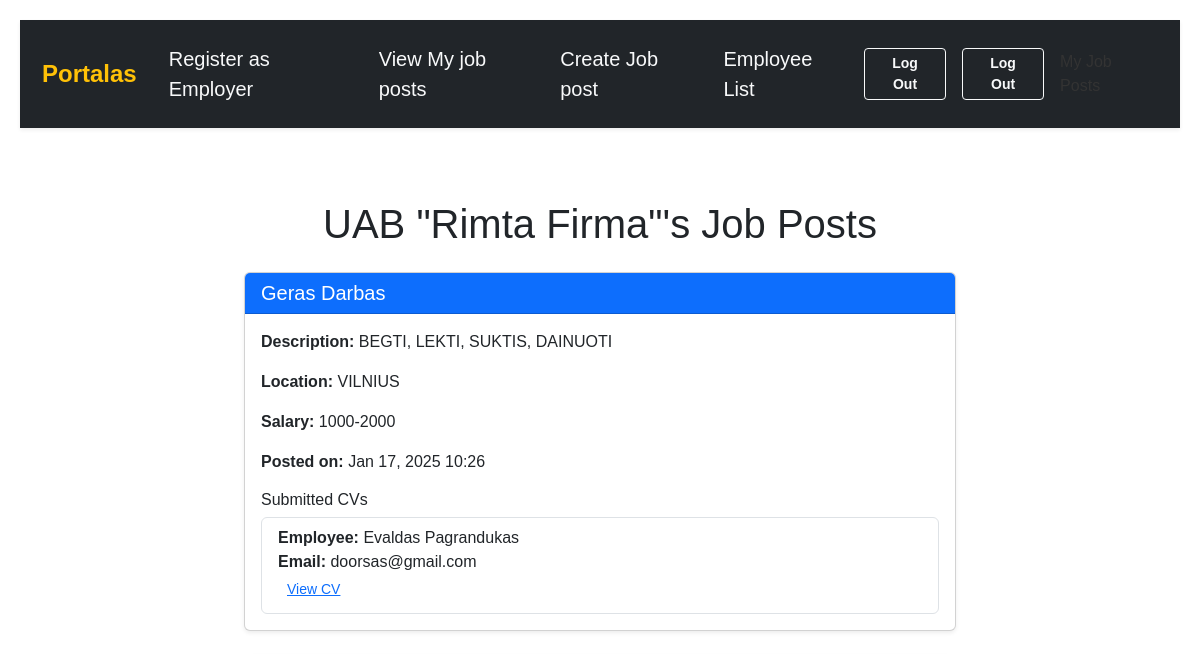
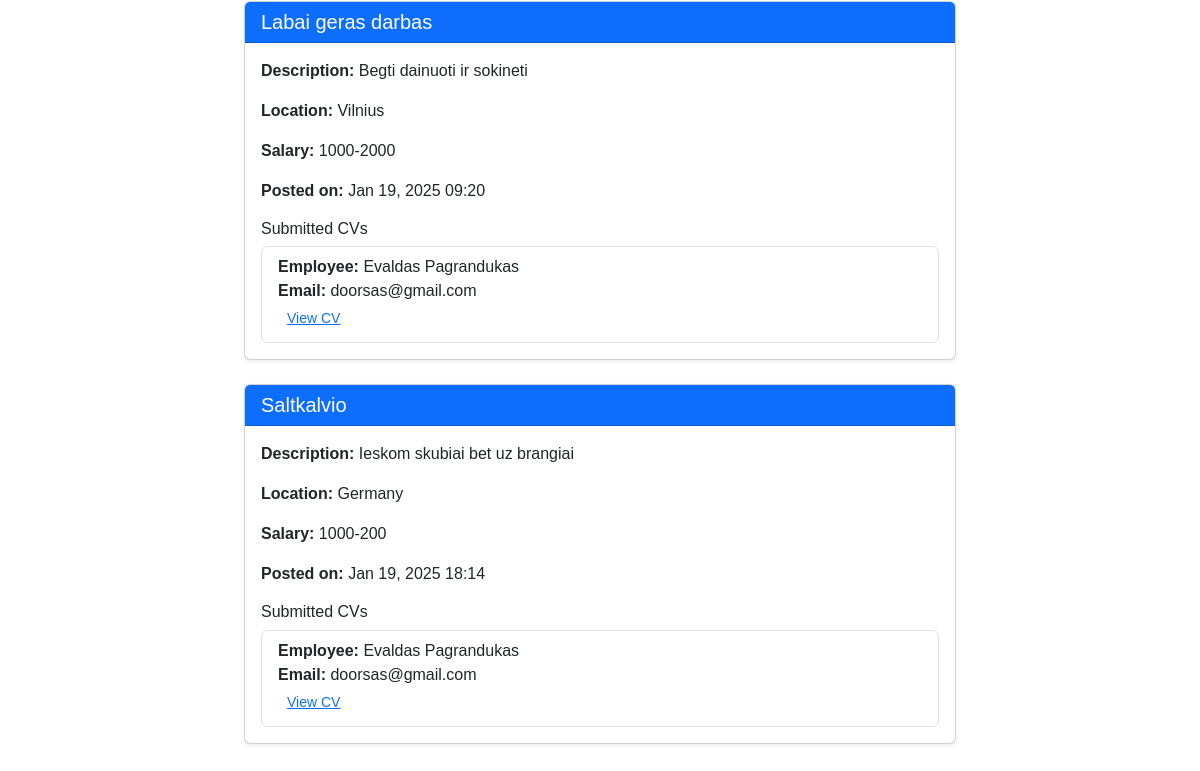
The app's page /employer/job-posts/ (signed in), older data (2 pictures, top to bottom).
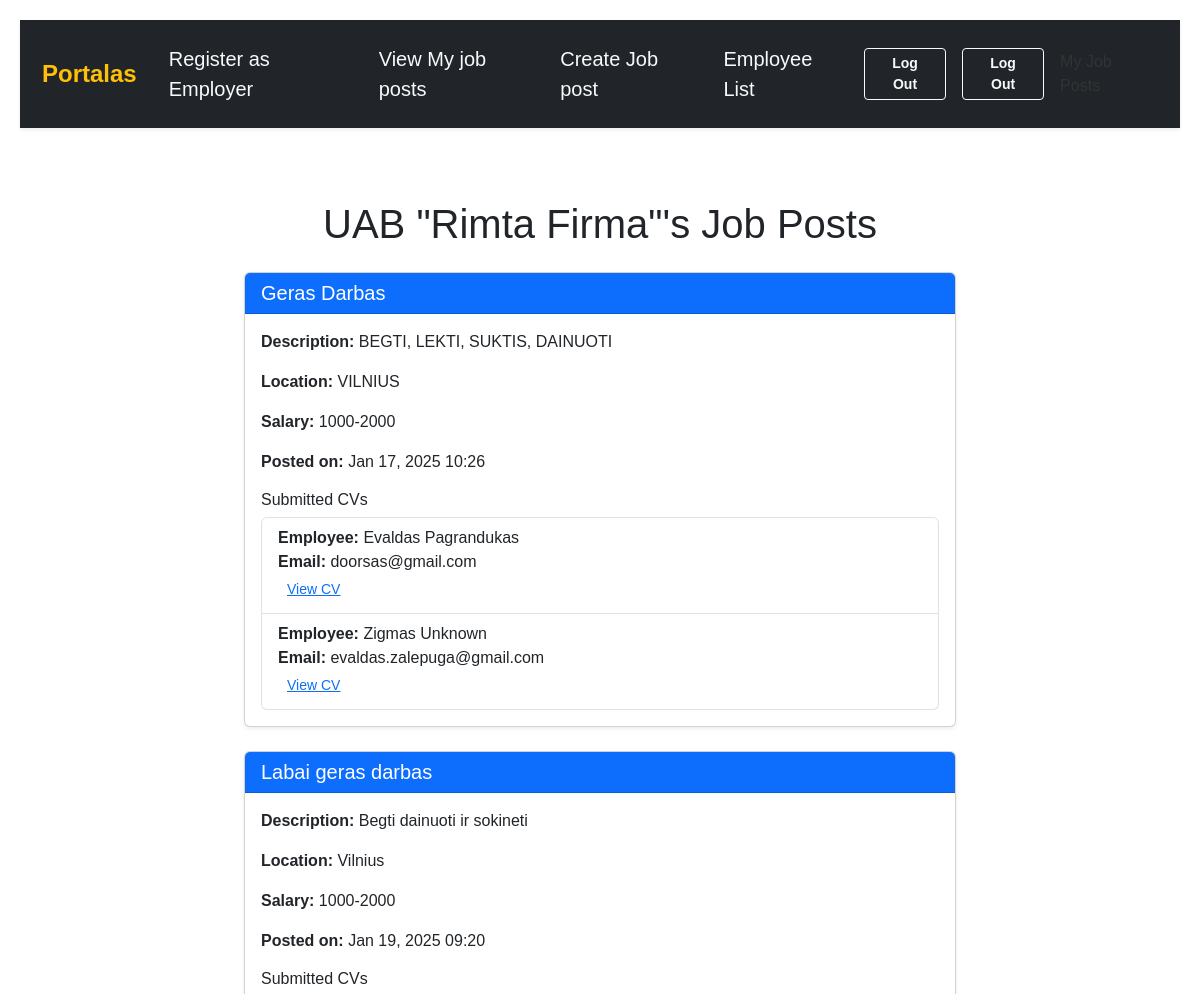
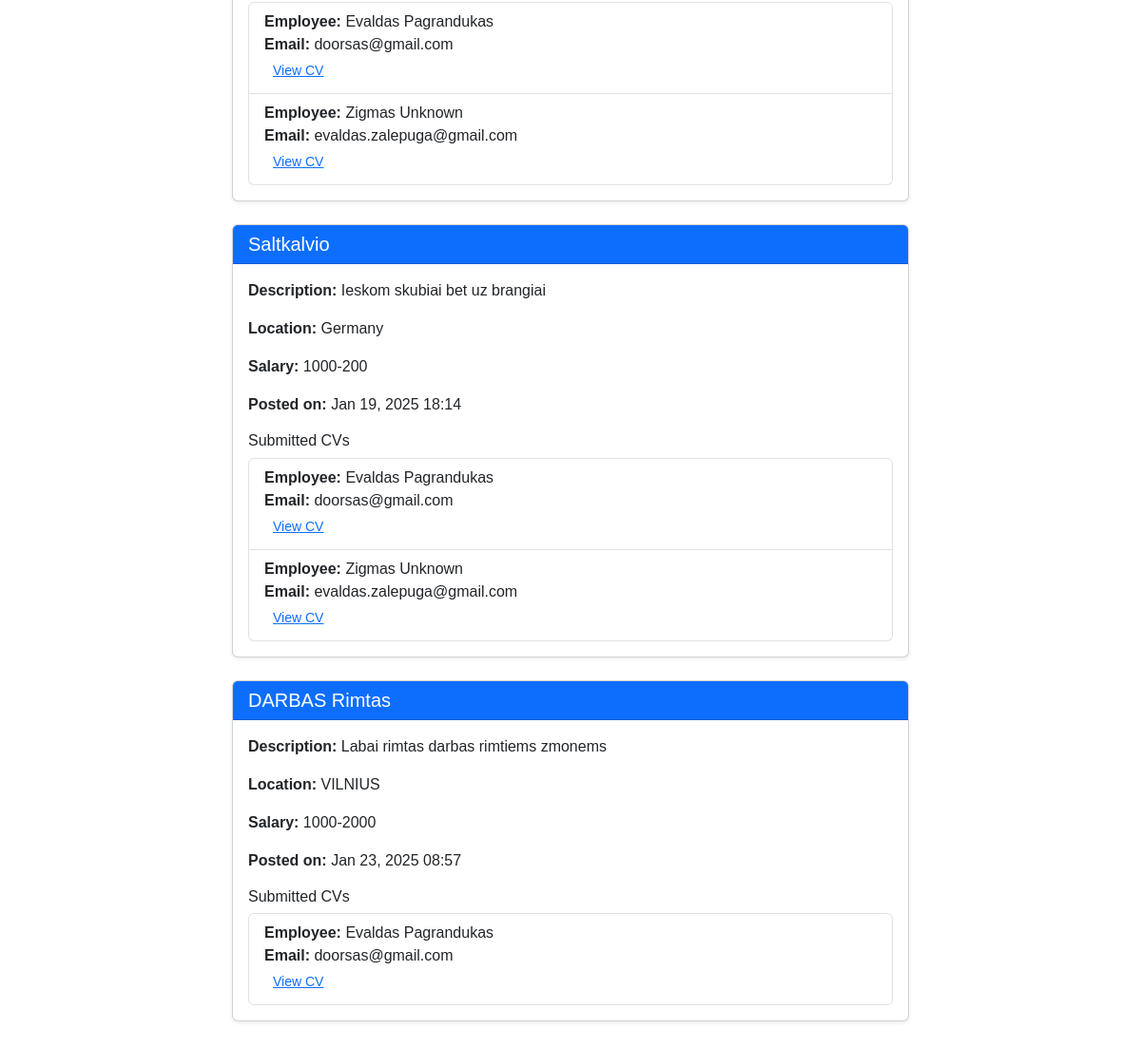
The same page, newer data (2 pictures, top to bottom).
### employer/models.py (models this page shows, shortened)
class JobPost(models.Model):
    employer = models.ForeignKey(Employer, on_delete=models.CASCADE)
    title = models.CharField(max_length=255)
    description = models.TextField()
    location = models.CharField(max_length=255)
    salary_range = models.CharField(max_length=100)
    created_at = models.DateTimeField(auto_now_add=True)
    submitted_cvs = models.ManyToManyField(CV, blank=True, related_name="applied_jobs")  # Reference CV

### employee/models.py (models this page shows, shortened)
class CV(models.Model):
    employee = models.OneToOneField(Employee, on_delete=models.CASCADE)  # Ensures one CV per employee
    education = models.TextField()
    experience = models.TextField()
    skills = models.TextField()
    created_at = models.DateTimeField(auto_now_add=True)

class Employee(models.Model):
    user = models.OneToOneField(User, on_delete=models.CASCADE)  # Link to User
    employee_name = models.CharField(max_length=255)
    employee_surname = models.CharField(max_length=255, blank=True, null=True,default="Unknown")  # New field
    email = models.EmailField()
    citizenship = models.CharField(max_length=100, blank=True, null=True, default="Unknown")  # New field
    national_id = models.IntegerField( blank=True, null=True, unique=True)
    receive_special_offers = models.BooleanField(default=False,)  # New field
    phone_number = models.CharField(max_length=20, blank=True, null=True, default="Unknown")  # New field

### employer/views.py (the view)
# urls.py: path('job-posts/', views.employer_job_posts1, name='employer_job_posts1'),
@login_required
def employer_job_posts1(request):
    try:
        employer = request.user.employer
    except Employer.DoesNotExist:
        return render(request, "employer/error.html", {"message": "You are not authorized to view this page."})
    job_posts = JobPost.objects.filter(employer=employer).prefetch_related('submitted_cvs')
    context = {
        "employer": employer,
        "job_posts": job_posts,
    }
    return render(request, "employer/job_posts.html", context)

### employer/templates/employer/job_posts.html
{% extends 'base_employer.html' %}
{% block content %}
    <div class="container my-4">
        <h1 class="text-center mb-4">{{ employer.company_name }}'s Job Posts</h1>
        {% if job_posts %}
            {% for job in job_posts %}
                <div class="card mb-4 shadow-sm">
                    <div class="card-header bg-primary text-white">
                        <h2 class="h5 mb-0">{{ job.title }}</h2>
                    </div>
                    <div class="card-body">
                        <p><strong>Description:</strong> {{ job.description }}</p>
                        <p><strong>Location:</strong> {{ job.location }}</p>
                        <p><strong>Salary:</strong> {{ job.salary_range }}</p>
                        <p><strong>Posted on:</strong> {{ job.created_at|date:"M d, Y H:i" }}</p>
                        <h3 class="h6 mt-3">Submitted CVs</h3>
                        {% if job.submitted_cvs.all %}
                            <ul class="list-group">
                                {% for cv in job.submitted_cvs.all %}
                                    <li class="list-group-item">
                                        <strong>Employee:</strong> {{ cv.employee.employee_name }} {{ cv.employee.employee_surname }}<br>
                                        <strong>Email:</strong> {{ cv.employee.email }}<br>
                                        <a href="{% url 'employee:cv_detail' cv.id %}" class="btn btn-link btn-sm">View CV</a>
                                    </li>
                                {% endfor %}
                            </ul>
                        {% else %}
                            <p class="text-muted">No CVs submitted yet.</p>
                        {% endif %}
                    </div>
                </div>
            {% endfor %}
        {% else %}
            <p class="text-center text-muted">You have no job posts yet.</p>
        {% endif %}
    </div>
{% endblock %}

Row changes from the older to the newer data that the page shows:
changed JobPost "Geras Darbas": gains CV (employee.employee_name "Zigmas", employee.employee_surname "Unknown", employee.email "evaldas.zalepuga@gmail.com")
changed JobPost "Labai geras darbas": gains CV (employee.employee_name "Zigmas", employee.employee_surname "Unknown", employee.email "evaldas.zalepuga@gmail.com")
changed JobPost "Saltkalvio": gains CV (employee.employee_name "Zigmas", employee.employee_surname "Unknown", employee.email "evaldas.zalepuga@gmail.com")
added JobPost: title "DARBAS Rimtas", description "Labai rimtas darbas rimtiems zmonems", location "VILNIUS", salary_range "1000-2000", created_at "Jan 23, 2025 08:57", CV (employee.employee_name "Evaldas", employee.employee_surname "Pagrandukas", employee.email "doorsas@gmail.com")
